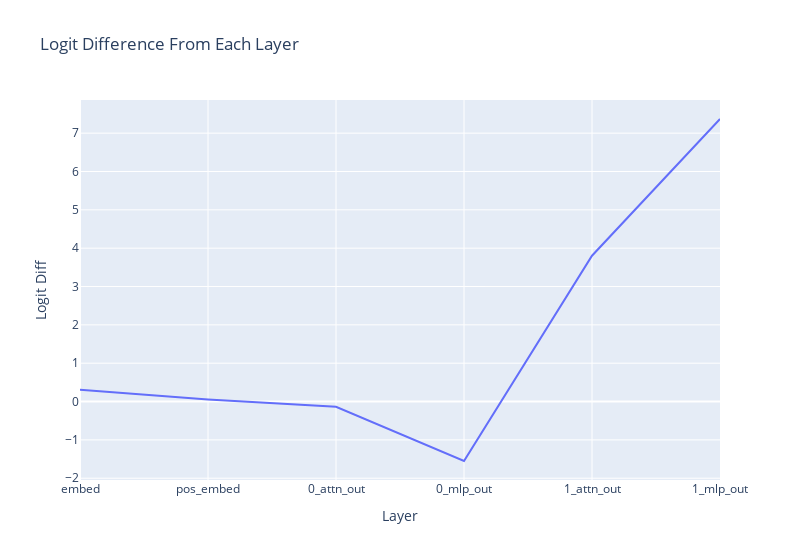

The code cell stored with this chart in its notebook:
### Markdown cell above
### Logit Difference From Each Layer

### Code cell
per_layer_residual, labels = cache.decompose_resid(
    layer=-1,
    pos_slice=-1,
    return_labels=True,
)
per_layer_logit_diffs = residual_stack_to_logit_diff(
    per_layer_residual,
    cache,
    logit_diff_directions,
)

plotly_utils.line(
    per_layer_logit_diffs,
    hovermode="x unified",
    title="Logit Difference From Each Layer",
    labels={"x": "Layer", "y": "Logit Diff"},
    xaxis_tickvals=labels,
    width=800,
)

### Figure 1 — Plotly figure (JSON) as saved in the notebook; plotly's stock layout.template omitted (floating-point values rounded to 4 significant figures)
{"data": [{"hovertemplate": "Layer=%{x}<br>Logit Diff=%{y}<extra></extra>", "legendgroup": "", "line": {"color": "#636efa", "dash": "solid"}, "marker": {"symbol": "circle"}, "mode": "lines", "name": "", "orientation": "v", "showlegend": false, "type": "scatter", "x": [0, 1, 2, 3, 4, 5], "xaxis": "x", "y": [0.3086, 0.05063, -0.1356, -1.551, 3.803, 7.369], "yaxis": "y"}], "layout": {"hovermode": "x unified", "legend": {"tracegroupgap": 0}, "title": {"text": "Logit Difference From Each Layer"}, "width": 800, "xaxis": {"anchor": "y", "domain": [0, 1], "tickmode": "array", "ticktext": ["embed", "pos_embed", "0_attn_out", "0_mlp_out", "1_attn_out", "1_mlp_out"], "tickvals": [0, 1, 2, 3, 4, 5], "title": {"text": "Layer"}}, "yaxis": {"anchor": "x", "domain": [0, 1], "title": {"text": "Logit Diff"}}}}
